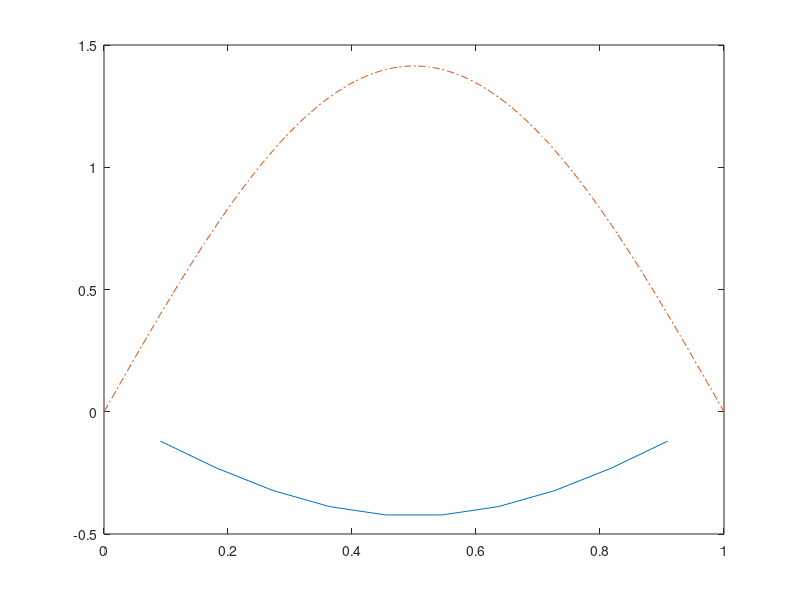

Here is the MATLAB script that generated this plot:
A = 1 + ones(1, 10);
m = diag(A);
for i = 1:9
    m(i, i+1) = -1;
    m(i+1, i) = -1;
end

H = ((10+1)^2 / 2) * m;

n_points = 10;
[eigenvectors, eigenvalues] = eig(H);
x_values = linspace(1/(n_points+1), n_points/(n_points+1), n_points);
y2 = sqrt(2) * (sin(pi * x_values));

x = linspace(0,1);
y2 = sqrt(2) * (sin(pi * x));

plot(x_values, eigenvectors(:,1), "-", x, y2, "-." )

    
